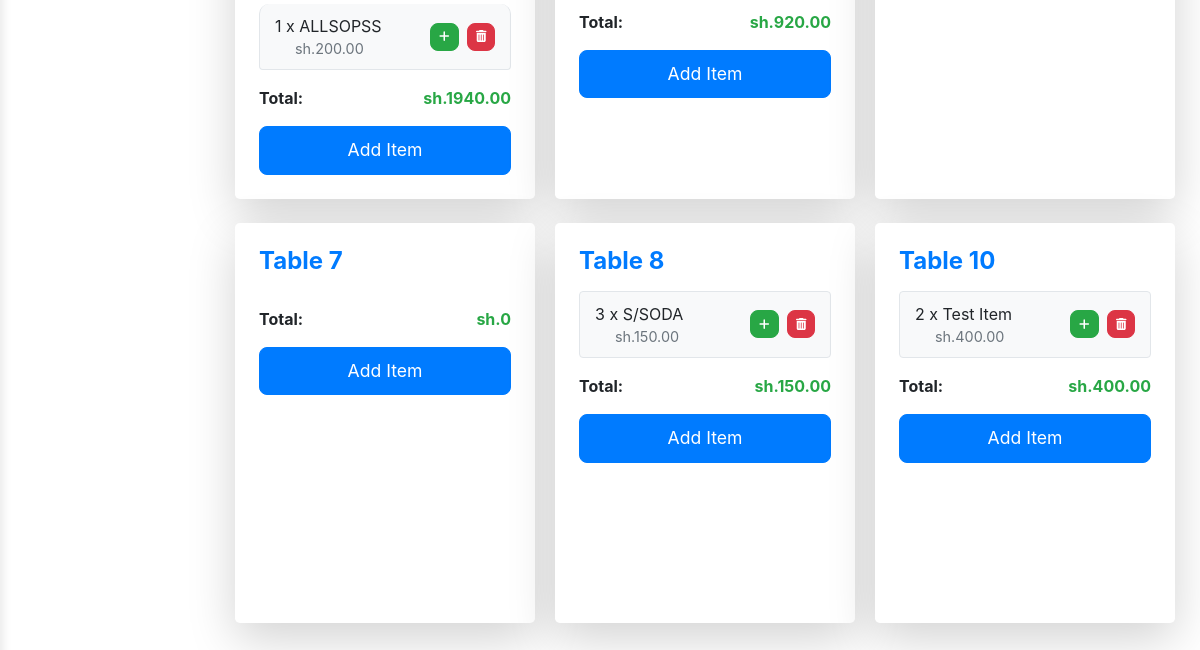
Before: / (signed in, lower part) with the older database file.
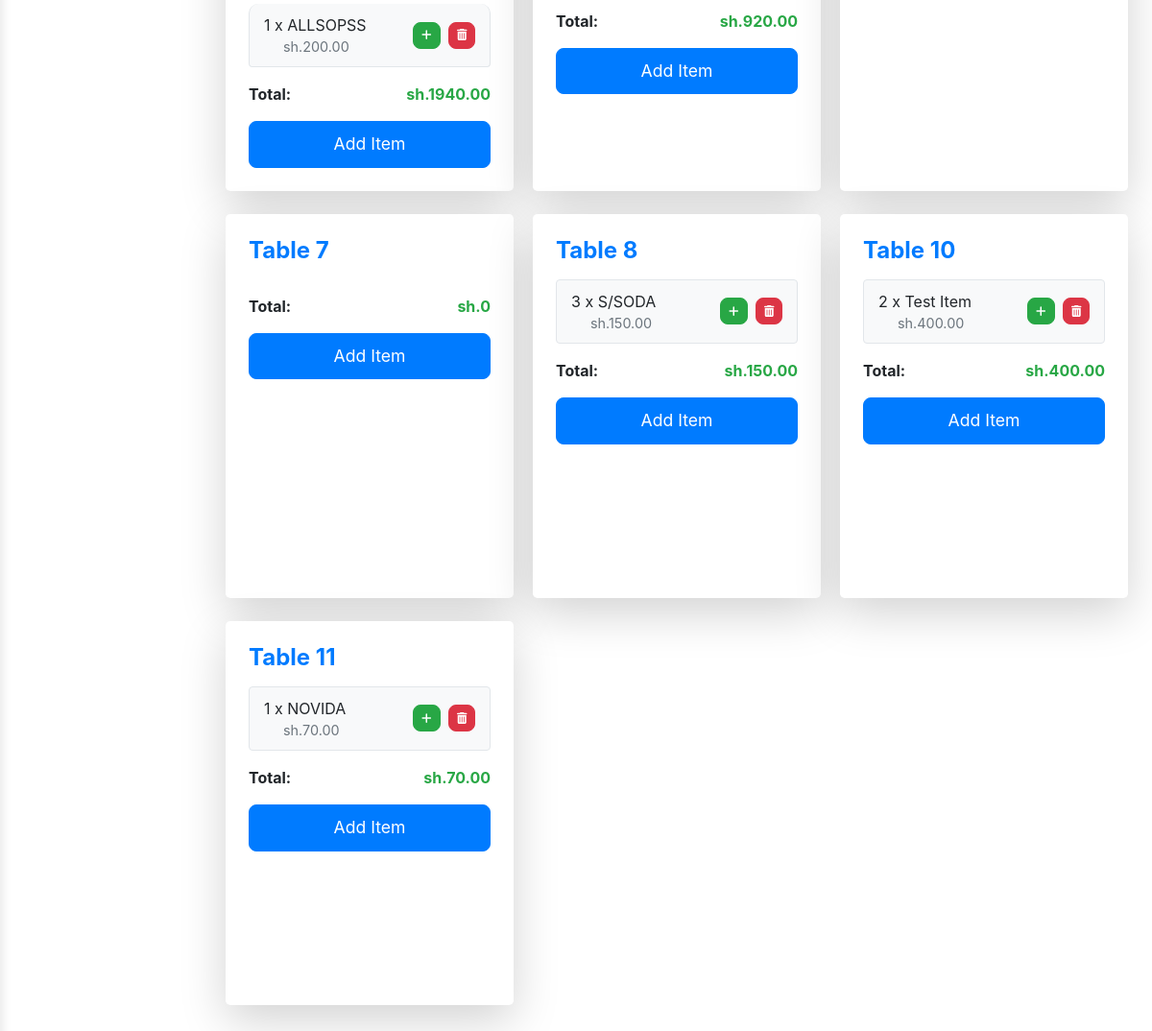
After: the same page with the newer database file.
### pos/models.py (models this page shows, shortened)
class OrderItem(models.Model):
    order = models.ForeignKey(Order, related_name='order_items', on_delete=models.CASCADE)
    item = models.ForeignKey(Item, on_delete=models.CASCADE)
    quantity = models.IntegerField()
    def total_price(self):
        return self.quantity * self.item.unit_price

class Item(models.Model):
    name = models.CharField(max_length=100)
    unit_price = models.DecimalField(max_digits=10, decimal_places=2)
    stock_quantity = models.IntegerField(default=0)

class Order(models.Model):
    user = models.ForeignKey(User, on_delete=models.CASCADE, null=True, blank=True)  # Link to User model
    table_number = models.IntegerField()
    created_at = models.DateTimeField(auto_now_add=True)
    is_paid = models.BooleanField(default=False)
    def total_price(self):
        return sum(item.total_price() for item in self.order_items.all())

### pos/views.py (the view)
# urls.py: path('', views.home, name='home'),
@login_required
def home(request):
    orders = Order.objects.filter(is_paid=False)
    return render(request, 'pos/home.html', {'orders': orders})

### pos/templates/pos/home.html (shortened to what this page needs)
{% extends 'pos/base.html' %}
{% load widget_tweaks %}
{% block content %}
<link rel="stylesheet" href="https://cdn.jsdelivr.net/npm/daterangepicker/daterangepicker.css">
<link rel="stylesheet" href="https://code.jquery.com/ui/1.12.1/themes/base/jquery-ui.css">
<div class="row c-row">
    {% for order in orders %}
    <div class="card mb-4 shadow-lg rounded-lg" style="min-height: 400px;">
        <div class="card-body">
            <h5 class="card-title text-primary font-weight-bold">Table {{ order.table_number }}</h5>
            <ul class="list-group mb-3">
                {% for item in order.order_items.all %}
                    <li class="list-group-item d-flex justify-content-between align-items-center">
                        <div class="d-flex w-100 justify-content-between">
                            <div class="d-flex flex-column">
                                <span>{{ item.quantity }} x {{ item.item.name }}</span>
                                <span class="text-muted">sh.{{ item.total_price }}</span>
                            </div>
                            <div class="d-flex align-items-center">
                                <form action="{% url 'increment_item_quantity' order.id item.id %}" class="c-form" method="POST" style="display:inline;">
                                    <button type="submit" class="btn btn-sm btn-success btn-small-icon">
                                        <i class="fas fa-plus small-icon"></i>
                                    </button>
                                </form>
                                <form action="{% url 'remove_item_from_order' order.id item.id %}" class="c-form" method="POST" style="display:inline;">
                                    <button type="submit" class="btn btn-sm btn-danger btn-small-icon ml-2">
                                        <i class="fas fa-trash-alt small-icon"></i>
                                    </button>
                                </form>
                            </div>
                        </div>
                    </li>
                {% endfor %}
            </ul>
            <div class="d-flex justify-content-between align-items-center">
                <p class="font-weight-bold mb-0">Total:</p>
                <p class="font-weight-bold text-success mb-0">sh.{{ order.total_price }}</p>
            </div>
            <button class="btn btn-primary w-100 mt-3 btn-sm" onclick="loadFormIntoModal('{% url 'add_item_to_order' order.id %}')">
                Add Item
            </button>
        </div>
    </div>
    {% endfor %}
</div>
{% endblock %}

### pos/templates/pos/base.html (shortened to what this page needs)
{% load static %}
<!DOCTYPE html>
<html lang="en">
<head>
    <link rel="stylesheet" href="https://stackpath.bootstrapcdn.com/bootstrap/4.5.2/css/bootstrap.min.css">
    <link rel="stylesheet" href="{% static 'bootstrap/css/bootstrap.min.css' %}">
    <link rel="stylesheet" href="{% static 'css/daterangepicker.css' %}">
    <link rel="stylesheet" href="https://cdnjs.cloudflare.com/ajax/libs/font-awesome/6.4.2/css/all.min.css">
</head>
<body>
    <div class="container-fluid c-container">
        {% block content %}
        {% endblock %}
    </div>
</body>
</html>

### pos/templates/pos/base.html (style rules this page uses)
.card { background-color: #fff; border: none; border-radius: 12px; box-shadow: 0 4px 12px rgba(0, 0, 0, 0.1); overflow: hidden; margin-bottom: 20px; margin-left: 10px; margin-right: 10px; max-width: 300px; }
.card-body { padding: 20px; }
.card-title { font-size: 1.5rem; margin-bottom: 15px; }
.list-group-item { padding: 10px 15px; border: 1px solid #e2e6ea; border-radius: 10px; background-color: #f8f9fa; margin-bottom: 10px; }
.list-group-item:last-child { margin-bottom: 0; }
.list-group-item .text-muted { font-size: 0.9rem; }
.btn { font-size: 1.1rem; padding: 10px; border-radius: 8px; }
.btn-primary { background-color: #007bff; border-color: #007bff; transition: all 0.3s ease; }
.justify-content-between { justify-content: space-between; }
.w-100 { width: 100%; }
.mt-3 { margin-top: 1rem; }
.text-success { color: #28a745; }
.row { margin-bottom: 20px; }
.text-muted { margin-left: 20px; }
.c-container { padding-left: 20%; }

### pos/templates/pos/home.html (style rules this page uses)
.card { background-color: #fff; width: 400px !important; border: none; border-radius: 12px; box-shadow: 0 4px 12px rgba(0, 0, 0, 0.1); overflow: hidden; margin-bottom: 20px; margin-left: 10px; margin-right: 10px; }
.btn-small-icon { padding: 0.25rem 0.5rem; font-size: 0.75rem; }
.small-icon { font-size: 12px; }
.c-form { margin: 0; }
.btn-sm { font-size: 0.875rem; padding: 0.5rem 1rem; }
.card-body { padding: 1.5rem; }
.list-group-item { padding: 10px 15px; border: 1px solid #e2e6ea; border-radius: 10px; background-color: #f8f9fa; margin-bottom: 10px; }
.list-group-item:last-child { margin-bottom: 0; }
.list-group-item .text-muted { font-size: 0.9rem; }
.btn { font-size: 1.1rem; padding: 10px; border-radius: 8px; }
.btn-primary { background-color: #007bff; border-color: #007bff; transition: all 0.3s ease; }
.justify-content-between { justify-content: space-between; }
.w-100 { width: 100%; }
.mt-3 { margin-top: 1rem; }
.text-success { color: #28a745; }
.row { margin-bottom: 20px; }
.text-muted { margin-left: 20px; }

Changed rows visible on the page:
added Order: table_number "11", total_price "70.00"
added OrderItem: quantity "1", item.name "NOVIDA", total_price "70.00", shown under "11"
